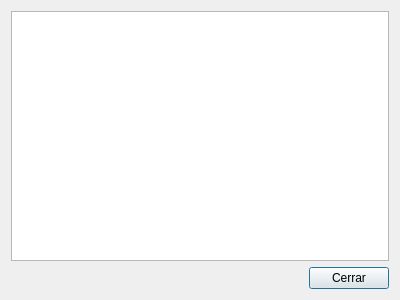
<?xml version="1.0" encoding="UTF-8"?>
<ui version="4.0">
 <class>MetadataDialog</class>
 <widget class="QDialog" name="MetadataDialog">
  <property name="geometry">
   <rect>
    <x>0</x>
    <y>0</y>
    <width>400</width>
    <height>300</height>
   </rect>
  </property>
  <property name="windowTitle">
   <string>Dialog</string>
  </property>
  <layout class="QGridLayout" name="gridLayout_2">
   <item row="0" column="0">
    <layout class="QGridLayout" name="gridLayout">
     <item row="2" column="1">
      <widget class="QPushButton" name="btnCerrar">
       <property name="text">
        <string>Cerrar</string>
       </property>
      </widget>
     </item>
     <item row="2" column="0">
      <spacer name="horizontalSpacer">
       <property name="orientation">
        <enum>Qt::Horizontal</enum>
       </property>
       <property name="sizeHint" stdset="0">
        <size>
         <width>40</width>
         <height>20</height>
        </size>
       </property>
      </spacer>
     </item>
     <item row="0" column="0" colspan="2">
      <widget class="QListWidget" name="listMetadata"/>
     </item>
    </layout>
   </item>
  </layout>
 </widget>
 <resources/>
 <connections>
  <connection>
   <sender>btnCerrar</sender>
   <signal>pressed()</signal>
   <receiver>MetadataDialog</receiver>
   <slot>close()</slot>
   <hints>
    <hint type="sourcelabel">
     <x>349</x>
     <y>278</y>
    </hint>
    <hint type="destinationlabel">
     <x>199</x>
     <y>149</y>
    </hint>
   </hints>
  </connection>
 </connections>
</ui>
